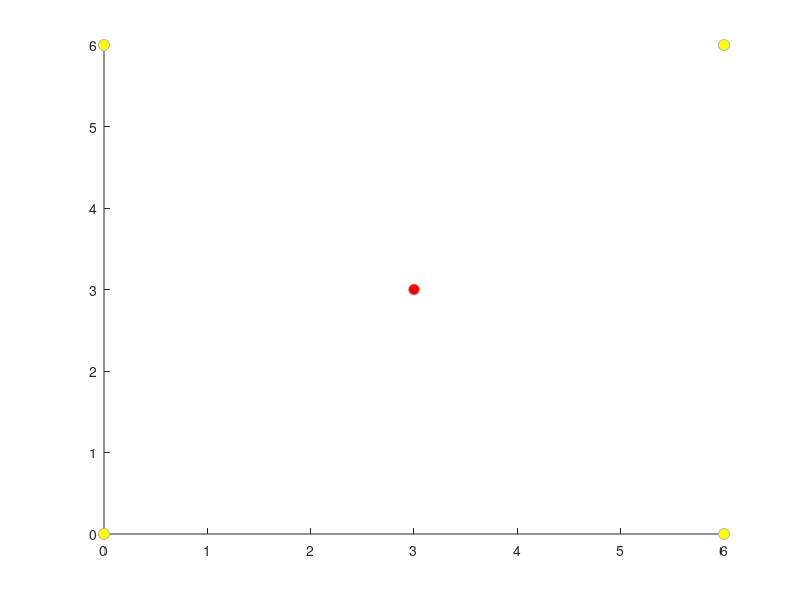

Write MATLAB code to recreate this figure. (Note: this script raises an error after producing the figure.)
% This program creates a beautiful, colorful art painting named "Art Attack"
% using the Matlab plotting capabilities

% Set up the figure
figure 
hold on

% Plot the first yellow circle in the top left corner
plot(0,6,'o','MarkerSize',8,'MarkerFaceColor','y','MarkerEdgeColor',[0.7 0.7 0.7]);

% Plot the second yellow circle in the top right corner
plot(6,6,'o','MarkerSize',8,'MarkerFaceColor','y','MarkerEdgeColor',[0.7 0.7 0.7]);

% Plot the third yellow circle in the bottom right corner
plot(6,0,'o','MarkerSize',8,'MarkerFaceColor','y','MarkerEdgeColor',[0.7 0.7 0.7]);

% Plot the fourth yellow circle in the bottom left corner
plot(0,0,'o','MarkerSize',8,'MarkerFaceColor','y','MarkerEdgeColor',[0.7 0.7 0.7]);

% Plot the red circle in the middle of the yellow circles
plot(3,3,'o','MarkerSize',8,'MarkerFaceColor','r','MarkerEdgeColor',[0.7 0.7 0.7]);

% Plot the one orange circle in the top center
plot(3,6,'o','MarkerSize',8,'MarkerFaceColor','orange','MarkerEdgeColor',[0.7 0.7 0.7]);

% Plot the one blue circle in the bottom center
plot(3,0,'o','MarkerSize',8,'MarkerFaceColor','b','MarkerEdgeColor',[0.7 0.7 0.7]);

% Plot the one green circle in the center right
plot(6,3,'o','MarkerSize',8,'MarkerFaceColor','g','MarkerEdgeColor',[0.7 0.7 0.7]);

% Plot the one pink circle in the center left
plot(0,3,'o','MarkerSize',8,'MarkerFaceColor','m','MarkerEdgeColor',[0.7 0.7 0.7]);

% Create the figure title
title('Art Attack');

% Add the legend
legend('Top Left','Top Right','Bottom Right','Bottom Left','Center','Top Center','Bottom Center','Right Center','Left Center');

% Change the axes
axis([-1 7 -1 7]);

% Set the background color
set(gcf,'Color','w');


% Plot the first orange line
plot([3 3],[3 6],'LineWidth',3,'Color','orange');

% Plot the second orange line
plot([3 6],[6 6],'LineWidth',3,'Color','orange');

% Plot the third orange line
plot([6 6],[6 3],'LineWidth',3,'Color','orange');

% Plot the fourth orange line
plot([6 3],[3 3],'LineWidth',3,'Color','orange');

% Plot the first blue line
plot([3 0],[3 3],'LineWidth',3,'Color','b');

% Plot the second blue line
plot([0 0],[3 0],'LineWidth',3,'Color','b');

% Plot the third blue line
plot([0 3],[0 0],'LineWidth',3,'Color','b');

% Plot the fourth blue line
plot([3 3],[0 3],'LineWidth',3,'Color','b');

% Plot the first green line
plot([3 6],[3 3],'LineWidth',3,'Color','g');

% Plot the second green line
plot([6 6],[3 6],'LineWidth',3,'Color','g');

% Plot the third green line
plot([6 3],[6 6],'LineWidth',3,'Color','g');

% Plot the fourth green line
plot([3 3],[6 3],'LineWidth',3,'Color','g');

% Plot the first pink line
plot([0 3],[3 3],'LineWidth',3,'Color','m');

% Plot the second pink line
plot([3 3],[3 0],'LineWidth',3,'Color','m');

% Plot the third pink line
plot([3 0],[0 0],'LineWidth',3,'Color','m');

% Plot the fourth pink line
plot([0 0],[0 3],'LineWidth',3,'Color','m');

% Turn off the axis lines
axis off

% Set the aspect ratio
axis equal

% Make sure the plot is visible
hold off

% Create a custom colormap
cmap=[255 255 0;
    255 0 0;
    255 165 0;
    0 0 255;
    0 255 0;
    255 0 255];

% Set the colormap
colormap(cmap)